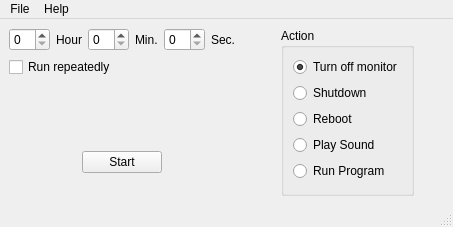
<?xml version="1.0" encoding="UTF-8"?>
<ui version="4.0">
 <class>MainWindow</class>
 <widget class="QMainWindow" name="MainWindow">
  <property name="geometry">
   <rect>
    <x>0</x>
    <y>0</y>
    <width>453</width>
    <height>227</height>
   </rect>
  </property>
  <property name="windowTitle">
   <string>Hsiu-Ming's Timer</string>
  </property>
  <property name="windowIcon">
   <iconset resource="hmtimer.qrc">
    <normaloff>:/hmtimer.png</normaloff>:/hmtimer.png</iconset>
  </property>
  <widget class="QWidget" name="centralwidget">
   <layout class="QHBoxLayout" name="horizontalLayout_3">
    <item>
     <layout class="QVBoxLayout" name="verticalLayout">
      <item>
       <layout class="QHBoxLayout" name="horizontalLayout_2">
        <item>
         <widget class="QSpinBox" name="spbHour"/>
        </item>
        <item>
         <widget class="QLabel" name="label">
          <property name="text">
           <string>Hour</string>
          </property>
         </widget>
        </item>
        <item>
         <widget class="QSpinBox" name="spbMinute">
          <property name="maximum">
           <number>59</number>
          </property>
         </widget>
        </item>
        <item>
         <widget class="QLabel" name="labelMinute">
          <property name="text">
           <string comment="minute">Min.</string>
          </property>
         </widget>
        </item>
        <item>
         <widget class="QSpinBox" name="spbSecond">
          <property name="readOnly">
           <bool>false</bool>
          </property>
          <property name="maximum">
           <number>59</number>
          </property>
         </widget>
        </item>
        <item>
         <widget class="QLabel" name="labelSecond">
          <property name="text">
           <string comment="second">Sec.</string>
          </property>
         </widget>
        </item>
       </layout>
      </item>
      <item>
       <widget class="QCheckBox" name="chbRunRepeatedly">
        <property name="text">
         <string>Run repeatedly</string>
        </property>
       </widget>
      </item>
      <item>
       <spacer name="verticalSpacer">
        <property name="orientation">
         <enum>Qt::Vertical</enum>
        </property>
        <property name="sizeHint" stdset="0">
         <size>
          <width>17</width>
          <height>86</height>
         </size>
        </property>
       </spacer>
      </item>
      <item>
       <layout class="QHBoxLayout" name="horizontalLayout">
        <item>
         <spacer name="horizontalSpacer_2">
          <property name="orientation">
           <enum>Qt::Horizontal</enum>
          </property>
          <property name="sizeHint" stdset="0">
           <size>
            <width>40</width>
            <height>20</height>
           </size>
          </property>
         </spacer>
        </item>
        <item>
         <widget class="QPushButton" name="btnStart">
          <property name="enabled">
           <bool>true</bool>
          </property>
          <property name="text">
           <string>Start</string>
          </property>
         </widget>
        </item>
        <item>
         <spacer name="horizontalSpacer_3">
          <property name="orientation">
           <enum>Qt::Horizontal</enum>
          </property>
          <property name="sizeHint" stdset="0">
           <size>
            <width>40</width>
            <height>20</height>
           </size>
          </property>
         </spacer>
        </item>
       </layout>
      </item>
      <item>
       <spacer name="verticalSpacer_3">
        <property name="orientation">
         <enum>Qt::Vertical</enum>
        </property>
        <property name="sizeHint" stdset="0">
         <size>
          <width>20</width>
          <height>40</height>
         </size>
        </property>
       </spacer>
      </item>
     </layout>
    </item>
    <item>
     <spacer name="horizontalSpacer_4">
      <property name="orientation">
       <enum>Qt::Horizontal</enum>
      </property>
      <property name="sizeHint" stdset="0">
       <size>
        <width>40</width>
        <height>20</height>
       </size>
      </property>
     </spacer>
    </item>
    <item>
     <widget class="QGroupBox" name="groupBox">
      <property name="title">
       <string>Action</string>
      </property>
      <layout class="QVBoxLayout" name="verticalLayout_2">
       <item>
        <widget class="QRadioButton" name="rbtMonitor">
         <property name="text">
          <string>Turn off monitor</string>
         </property>
         <property name="checked">
          <bool>true</bool>
         </property>
        </widget>
       </item>
       <item>
        <widget class="QRadioButton" name="rbtShutdown">
         <property name="text">
          <string>Shutdown</string>
         </property>
        </widget>
       </item>
       <item>
        <widget class="QRadioButton" name="rbtReboot">
         <property name="text">
          <string>Reboot</string>
         </property>
        </widget>
       </item>
       <item>
        <widget class="QRadioButton" name="rbtSound">
         <property name="text">
          <string>Play Sound</string>
         </property>
         <property name="checked">
          <bool>false</bool>
         </property>
        </widget>
       </item>
       <item>
        <widget class="QRadioButton" name="rbtRunprogram">
         <property name="text">
          <string>Run Program</string>
         </property>
        </widget>
       </item>
       <item>
        <spacer name="verticalSpacer_2">
         <property name="orientation">
          <enum>Qt::Vertical</enum>
         </property>
         <property name="sizeHint" stdset="0">
          <size>
           <width>20</width>
           <height>12</height>
          </size>
         </property>
        </spacer>
       </item>
      </layout>
     </widget>
    </item>
    <item>
     <spacer name="horizontalSpacer">
      <property name="orientation">
       <enum>Qt::Horizontal</enum>
      </property>
      <property name="sizeHint" stdset="0">
       <size>
        <width>17</width>
        <height>20</height>
       </size>
      </property>
     </spacer>
    </item>
   </layout>
  </widget>
  <widget class="QMenuBar" name="menubar">
   <property name="geometry">
    <rect>
     <x>0</x>
     <y>0</y>
     <width>453</width>
     <height>21</height>
    </rect>
   </property>
   <widget class="QMenu" name="menuHelp">
    <property name="title">
     <string>Help</string>
    </property>
    <addaction name="actionHomepage"/>
    <addaction name="actionProject_Page"/>
    <addaction name="actionDonate"/>
    <addaction name="separator"/>
    <addaction name="actionAbout_Qt"/>
    <addaction name="actionAbout"/>
   </widget>
   <widget class="QMenu" name="menuFile">
    <property name="title">
     <string>File</string>
    </property>
    <addaction name="actionSettings"/>
    <addaction name="actionQuit"/>
   </widget>
   <addaction name="menuFile"/>
   <addaction name="menuHelp"/>
  </widget>
  <widget class="QStatusBar" name="statusbar"/>
  <action name="actionAbout">
   <property name="text">
    <string>About</string>
   </property>
  </action>
  <action name="actionAbout_Qt">
   <property name="text">
    <string>About Qt</string>
   </property>
  </action>
  <action name="actionHomepage">
   <property name="text">
    <string>Homepage</string>
   </property>
  </action>
  <action name="actionSettings">
   <property name="text">
    <string>Settings</string>
   </property>
  </action>
  <action name="actionQuit">
   <property name="text">
    <string>Quit</string>
   </property>
  </action>
  <action name="actionProject_Page">
   <property name="text">
    <string>Project Page</string>
   </property>
  </action>
  <action name="actionDonate">
   <property name="text">
    <string>Donate</string>
   </property>
  </action>
 </widget>
 <tabstops>
  <tabstop>spbMinute</tabstop>
  <tabstop>spbSecond</tabstop>
  <tabstop>rbtMonitor</tabstop>
  <tabstop>rbtShutdown</tabstop>
  <tabstop>rbtReboot</tabstop>
  <tabstop>rbtSound</tabstop>
  <tabstop>rbtRunprogram</tabstop>
  <tabstop>btnStart</tabstop>
 </tabstops>
 <resources>
  <include location="hmtimer.qrc"/>
 </resources>
 <connections>
  <connection>
   <sender>actionQuit</sender>
   <signal>triggered()</signal>
   <receiver>MainWindow</receiver>
   <slot>close()</slot>
   <hints>
    <hint type="sourcelabel">
     <x>-1</x>
     <y>-1</y>
    </hint>
    <hint type="destinationlabel">
     <x>194</x>
     <y>113</y>
    </hint>
   </hints>
  </connection>
 </connections>
</ui>
